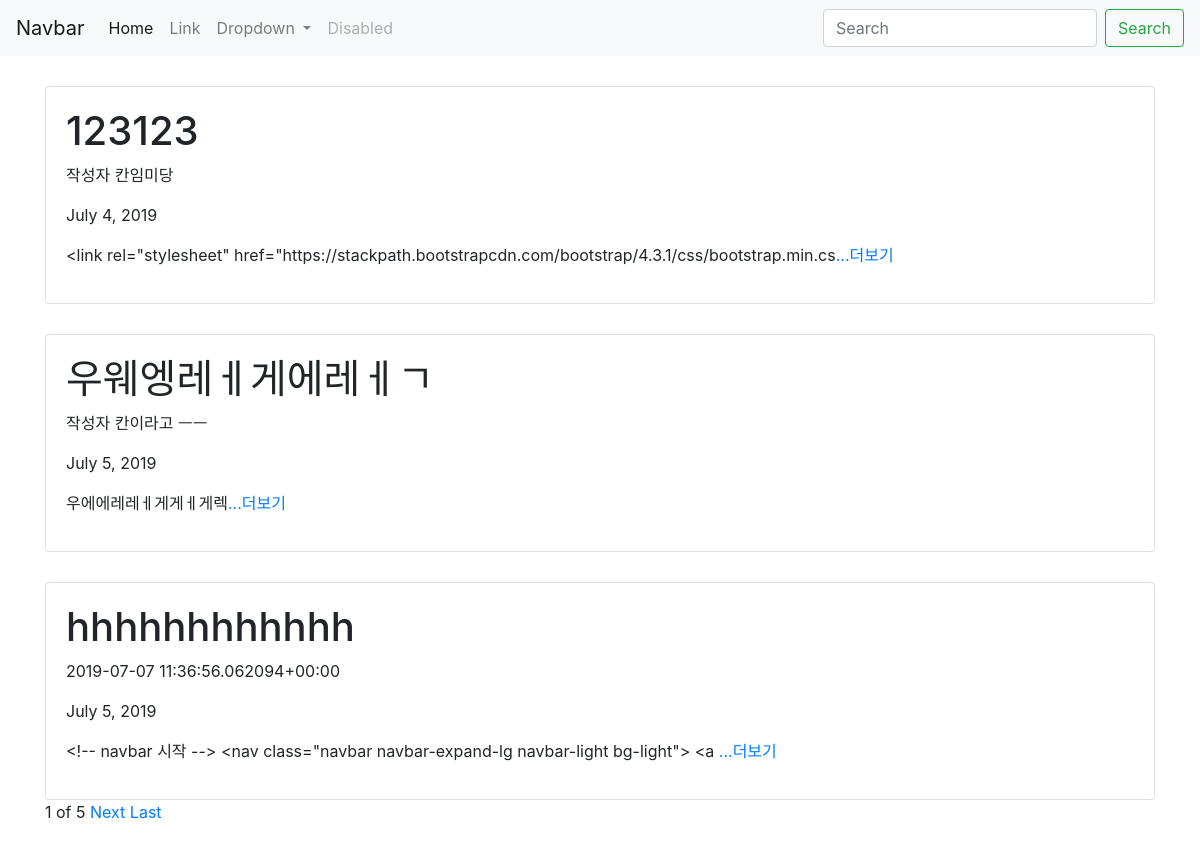
The page / on the database its author committed.
### app_board/models.py (models this page shows, shortened)
class Board(models.Model) :
    title = models.CharField(max_length = 200)
    pub_date = models.DateField('date published')
    body = models.TextField()
    writer = models.CharField(max_length = 100)
    def summary(self) :
        return self.body[:100]

### app_board/views.py (the view)
# urls.py: 2. Add a URL to urlpatterns:  path('', views.home, name='home')
def home(request) :
    posts = Board.objects #admin의 Board안의 데이터들을 boards라는 변수에 담음
    post_list = Board.objects.all()
    paginator = Paginator(post_list, 3)
    page = request.GET.get('page')
    page_posts = paginator.get_page(page)
    return render(request, 'home.html', {'posts': posts, 'page_posts' : page_posts})

### app_board/templates/home.html (shortened to what this page needs)
{% extends 'base.html' %}
{% block content %}
<div class="container">
    {% for post in page_posts %}
    <div class="card">
        <div class="card-body">
            <h1>{{ post.title }}</h1>
            <p>{{ post.writer }}</p>
            <p>{{ post.pub_date }}</p>
            <p>{{ post.summary }}<a href="{% url 'detail' post.id %}">...더보기</a></p>
        </div>
    </div>
    {% endfor %}
    <span>{{page_posts.number}}</span>
    <span>of</span>
    <span>{{page_posts.paginator.num_pages}}</span>
    {%if page_posts.has_next%}
    <a href="?page={{page_posts.next_page_number}}">Next</a>
    <a href="?page={{page_posts.paginator.num_pages}}">Last</a>
    {%endif%}
</div>
</body>
{% endblock %}

### app_board/templates/home.html (style rules this page uses)
.container { margin-top: 30px; margin-bottom: 30px; }
.card { margin-top: 30px; }

### rows shown on the page
Board: title "123123", writer "작성자 칸임미당", pub_date "July 4, 2019", summary "<link rel=\"stylesheet\" href=\"https://stackpath.bootstrapcdn.com/bootstrap/4.3.1/css/bootstrap.min.cs"
Board: title "우웨엥레ㅔ게에레ㅔㄱ", writer "작성자 칸이라고 ㅡㅡ", pub_date "July 5, 2019", summary "우에에레레ㅔ게게ㅔ게렉"
Board: title "hhhhhhhhhhhh", writer "2019-07-07 11:36:56.062094+00:00", pub_date "July 5, 2019", summary "<!-- navbar 시작 --> <nav class=\"navbar navbar-expand-lg navbar-light bg-light\"> <a"

### other values the page prints
{{ page_posts.number }} "1"
{{ page_posts.paginator.num_pages }} "5"
